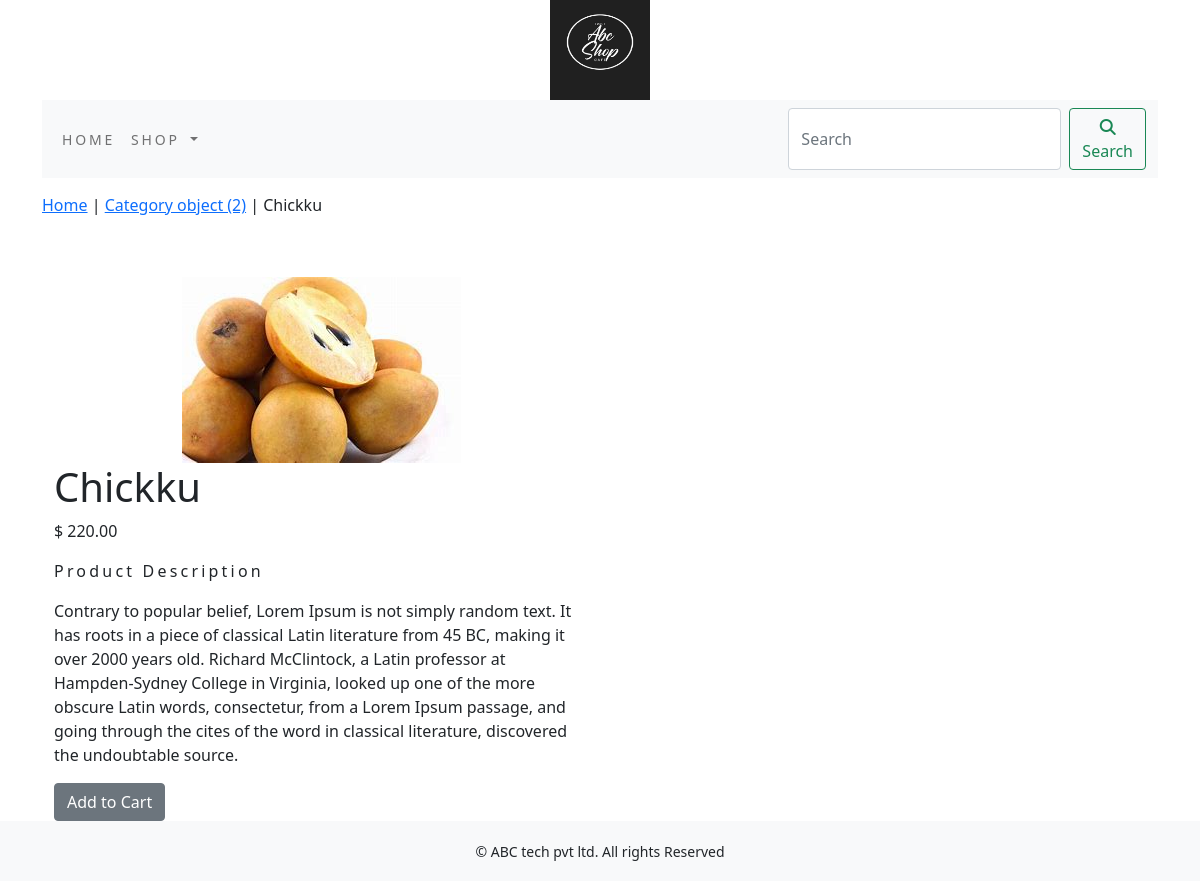
Screenshot of /shop/fruits/chickku/ with the database file from the repository.
### shop/models.py (models this page shows, shortened)
class Product(models.Model):
    name = models.CharField(max_length=250, unique=True)
    slug = models.SlugField(max_length=250, unique=True)
    desc = models.TextField(blank=True)
    price = models.DecimalField(max_digits=10, decimal_places=2)
    category = models.ForeignKey(Category, on_delete=models.CASCADE)
    image = models.ImageField(upload_to='product', blank=True)
    stock = models.IntegerField()
    available = models.BooleanField(default=True)
    created = models.DateTimeField(auto_now=True)
    updated = models.DateTimeField(auto_now=True)
    class Meta:
        ordering = ('name',)
        verbose_name = 'product'
        verbose_name_plural = 'products'

class Category(models.Model):
    name = models.CharField(max_length=250, unique=True)
    slug = models.SlugField(max_length=250, unique=True)
    desc = models.TextField(blank=True)
    image = models.ImageField(upload_to='category', blank=True)
    class Meta:
        ordering = ('name',)
        verbose_name = 'category'
        verbose_name_plural = 'categories'
    def get_url(self):
        return reverse('shop:products_by_category', args=[self.slug])

### shop/views.py (the view)
# urls.py: path('<slug:c_slug>/<slug:product_slug>/', views.proDetail, name='prodCatdetail'),
def proDetail(request, c_slug, product_slug):
    try:
        product = Product.objects.get(category__slug=c_slug, slug=product_slug)
    except Exception as e:
        raise e
    return render(request, 'product.html', {'product': product})

### cart/context_processors.py (called while the page is built)
def counter(request):
    item_count = 0
    if 'admin' in request.path:
        return {}
    else:
        try:
            cart = Cart.objects.filter(cart_id=_cart_id(request))
            car_items = CartItem.objects.all().filter(cart=cart[:1])
            for cart_item in car_items:
                item_count += cart_item.quantity
        except Cart.DoesNotExist:
            item_count = 0
    return dict(item_count=item_count)

### cart/views.py (called while the page is built)
def _cart_id(request):
    cart = request.session.session_key
    if not cart:
        cart = request.session.create()
    return cart

### shop/context_processors.py (called while the page is built)
def menu_links(request):
    links = Category.objects.all()
    return dict(links=links)

### templates/product.html (shortened to what this page needs)
{% extends 'base.html'%}
{% load static %}
{% block content %}
<div class="row my_prod_row_class">
    <div class="mx_auto">
        <p> <a href="{% url 'shop:allProdCat' %}">Home</a> | <a href="{{product.category.get_url}}">{{product.category}}</a> | {{product.name}}</p>
    </div>
</div>
<div class="container">
<br>
<div class="row">
    <div class="col-12 col-sm-12 col-md-12 col-lg-6 text-center">
        <div style="min-width:18rem">
            <img src="{{product.image.url}}" alt="{{product.name}}">
        </div>
    </div>
</div>
    <div>
        <div class="col-12 col-sm-12 col-md-12 col-lg-6">
            <div>
            <h1 class="my_prod_title">{{product.name}}</h1>
            <p >$ {{product.price}}</p>
            <p class="my_title">Product Description</p>
            <p class="text-justify my_prod_text">{{product.desc}}</p>
            {% if product.stock <= 0 %}
               <p class="text-justify my_prod_text"><b>Out of Stock</b></p>
            {% else %}
               <a class="btn btn-secondary" href="{% url 'cart:add_cart' product.id %}">Add to Cart</a>
            {% endif %}
            </div>
        </div>
    </div>
</div>
{% endblock %}

### static/css/custom.css (style rules this page uses)
body { font-family: 'Roboto', sans-serif; }
.my_title { font-size:16px; text_transform:uppercase; letter-spacing:.2em; }
.my_prod_row_class { padding-top:15px; padding-bottom:20px; }
.my_prod_text { padding-right:20px; }

### rows the page displays
Product: category "Category object (2)", name "Chickku", image (picture), price "220.00", desc "Contrary to popular belief, Lorem Ipsum is not simply random text. It has roots in a piece of classical Latin literature from 45 BC, making it over 2000 years old. Richard McClintock, a Latin professor at Hampden-Sydney College in Virginia, looked up one of the more obscure Latin words, consectetur, from a Lorem Ipsum passage, and going through the cites of the word in classical literature, discovered the undoubtable source."
